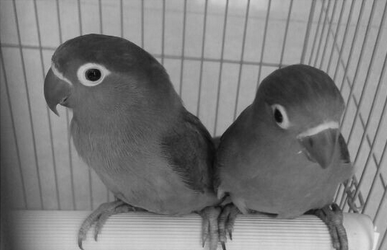
#> input picture blog36-jhbh/test.bmp, 387 x 250 px
$ python blog36-01-py.py
#> lines starting #> are read from the running program, lines starting #| are printed output that depends on the picture
#encoding:utf-8
#By:Eastmount CSDN 2021-02-01
import cv2
import numpy as np

#读取图片
src = cv2.imread('test.bmp')
#> src is the input picture: shape (250, 387, 3); min 8, max 231, mean 122.9

#图像平移矩阵
M = np.float32([[1, 0, 100], [0, 1, 50]])

#获取原始图像列数和行数
rows, cols = src.shape[:2]
#> rows = 250; cols = 387

#图像平移
result = cv2.warpAffine(src, M, (cols, rows))
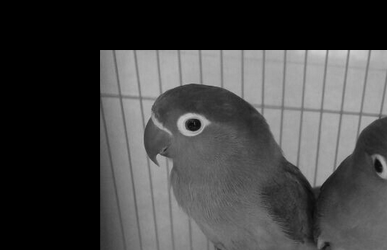
#> result: shape (250, 387, 3); min 0, max 206, mean 68.2

#显示图像
cv2.imshow("original", src)
cv2.imshow("result", result)

#等待显示
cv2.waitKey(0)
cv2.destroyAllWindows()
